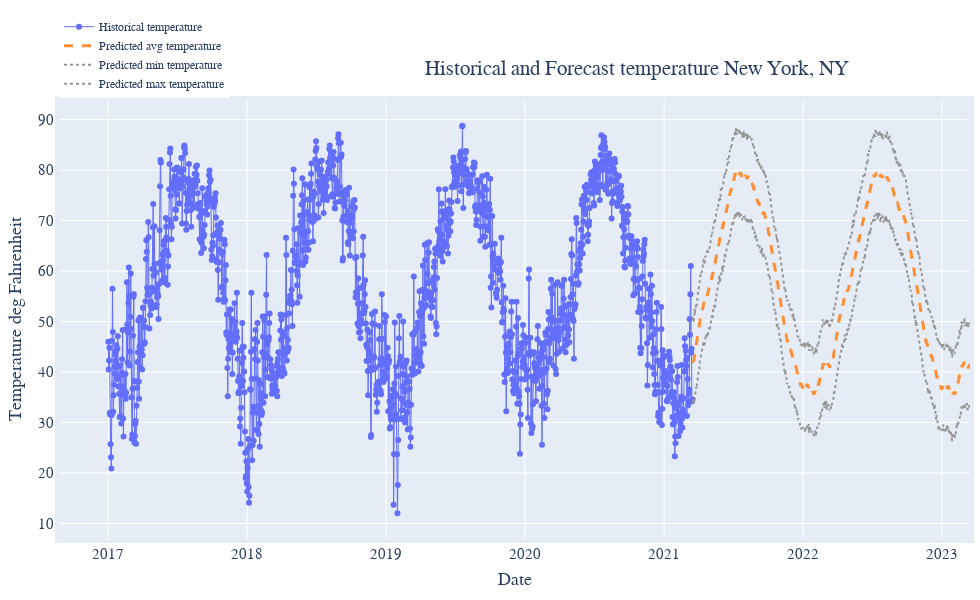

Notebook code for this chart:
### Code cell
import plotly.graph_objects as go
layout = go.Layout(
        legend=dict(
        x=0,
        y=1.2,
        traceorder='normal',
        font=dict(size=12,),
        ))
fig = go.Figure(layout=layout)
fig.add_trace(go.Scatter(x=ny_hist['Date time'], y=ny_hist['Temperature (degF)'],
                    line=dict(width=1),
                    mode='lines+markers',
                    name='Historical temperature'))
fig.add_trace(go.Scatter(x=ny['ds'], y=ny['yhat'],
                    line=dict(color='#FF8F34', width=3, dash='dash'),
                    name='Predicted avg temperature'))
fig.add_trace(go.Scatter(x=ny['ds'], y=ny['yhat_lower'],
                    line = dict(color='rgb(150,150,150)', width=2, dash='dot'),
                    name='Predicted min temperature'))
fig.add_trace(go.Scatter(x=ny['ds'], y=ny['yhat_upper'],
                    line = dict(color='rgb(150,150,150)', width=2, dash='dot'),
                    name='Predicted max temperature'))

fig.update_layout(
    autosize=False,
    width=980,
    height=600,
    margin=dict(
        l=10,
        r=10,
        b=10,
        t=100,
        pad=4
    ),
    yaxis=dict(
        title_text="Temperature deg Fahrenheit",
    ),
    xaxis=dict(
        title_text="Date",
    ),
#     paper_bgcolor="LightSteelBlue",
    font=dict(
        family="Courier New, monospace",
        size=15,
    ),
    title={
        'text': "Historical and Forecast temperature {}, {}".format(ny['City'].values[0], ny['State'].values[0]),
        'y':0.9,
        'x':0.65,
        'xanchor': 'center',
        'yanchor': 'top'}
)
fig.show()

### Figure 1 — Plotly figure (JSON) as saved in the notebook; plotly's stock layout.template omitted (floating-point values rounded to 4 significant figures; data arrays with more than 128 entries replaced by an {"elided": "..."} marker saying what was removed)
{"data": [{"line": {"width": 1}, "mode": "lines+markers", "name": "Historical temperature", "type": "scatter", "x": {"elided": "1536 str values"}, "y": {"elided": "1536 float values"}}, {"line": {"color": "#FF8F34", "dash": "dash", "width": 3}, "name": "Predicted avg temperature", "type": "scatter", "x": {"elided": "730 str values"}, "y": {"elided": "730 float values"}}, {"line": {"color": "rgb(150,150,150)", "dash": "dot", "width": 2}, "name": "Predicted min temperature", "type": "scatter", "x": {"elided": "730 str values"}, "y": {"elided": "730 float values"}}, {"line": {"color": "rgb(150,150,150)", "dash": "dot", "width": 2}, "name": "Predicted max temperature", "type": "scatter", "x": {"elided": "730 str values"}, "y": {"elided": "730 float values"}}], "layout": {"autosize": false, "font": {"family": "Courier New, monospace", "size": 15}, "height": 600, "legend": {"font": {"size": 12}, "traceorder": "normal", "x": 0, "y": 1.2}, "margin": {"b": 10, "l": 10, "pad": 4, "r": 10, "t": 100}, "title": {"text": "Historical and Forecast temperature New York, NY", "x": 0.65, "xanchor": "center", "y": 0.9, "yanchor": "top"}, "width": 980, "xaxis": {"autorange": true, "range": ["2016-08-24 09:22:44.1312", "2023-03-16"], "title": {"text": "Date"}, "type": "date"}, "yaxis": {"autorange": true, "range": [6.906, 93.89], "title": {"text": "Temperature deg Fahrenheit"}, "type": "linear"}}}
